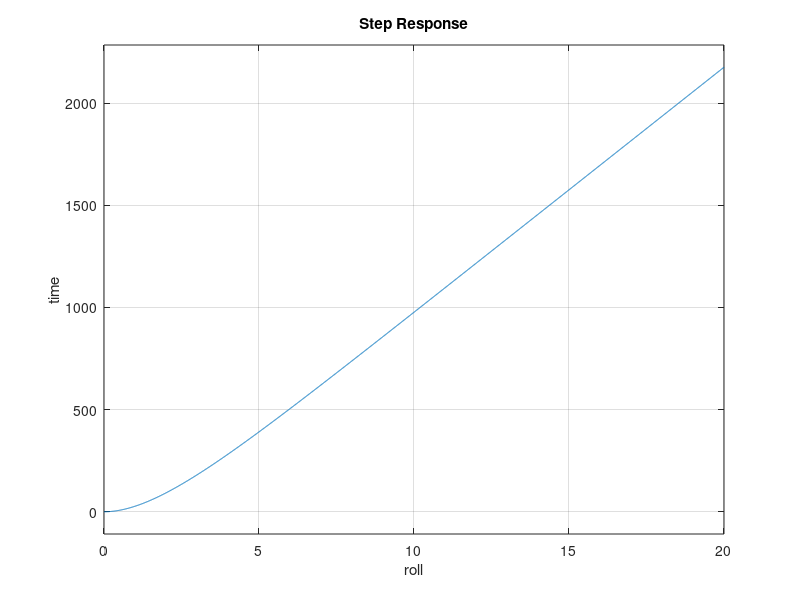

Write the MATLAB code that produced this figure.
% initializating drone parameters

g = 9.8; % gravitational acceleration
L = 0.225; % length of rotors in m
m = 0.468; % mass of copter in kg
K = 2.98e-6; 
b = 0.114e-6; % centre of mass (?)
Ixx = 4.856e-3; % inertial constant of x-axis
Iyy = 4.856e-3; % inertial constant of y-axis
Izz = 8.801e-3; % inertial constant of z-axis
Ir = 3.357e-5;  % inertial constant of diagnol-axis
Ax = 0.25;
Ay = 0.25;
Az = 0.25;
Ar = 0.25;
% we are going for 3DOF - roll pitch yaw stablization

A = zeros(8, 8);
B = zeros(8, 4);
C = zeros(8, 8);
D = zeros(8, 4);

A(1, 5) = 1;
A(2, 6) = 1;
A(3, 7) = 1;
A(4, 8) = 1;

A(5, 5) = -Az/m;
A(6, 6) = -Ar/Ixx;
A(7, 7) = -Ar/Iyy;
A(8, 8) = -Ar/Izz;

A

B(5, 1) = 1/m;
B(6, 2) = 1/Ixx;
B(7, 3) = 1/Iyy;
B(8, 4) = 1/Izz;

B

C(1, 1) = 1;
C(2, 2) = 1;
C(3, 3) = 1;
C(4, 4) = 1;

C
D

%poles of the system
poles = eig(A)

%creating SS model 
sys = ss(A, B, C, D);
size(sys)

%step response of original ss model
step(30*sys(1, 1))
xlabel('roll')
ylabel('time')
% checking cotrollablity 
co = ctrb(sys);
controllable_rank = rank(co)

Q = C'*C
R = eye(4,4)

K = lqr(A, B, Q, R)

Ac = A-B*K
Bc = B;
Cc = C;
Dc = D;

% new state space after LQR
sys1 = ss(Ac, Bc, Cc, Dc)

%step(30*sys1(1, 1))
%xlabel('roll')
%ylabel('time')


